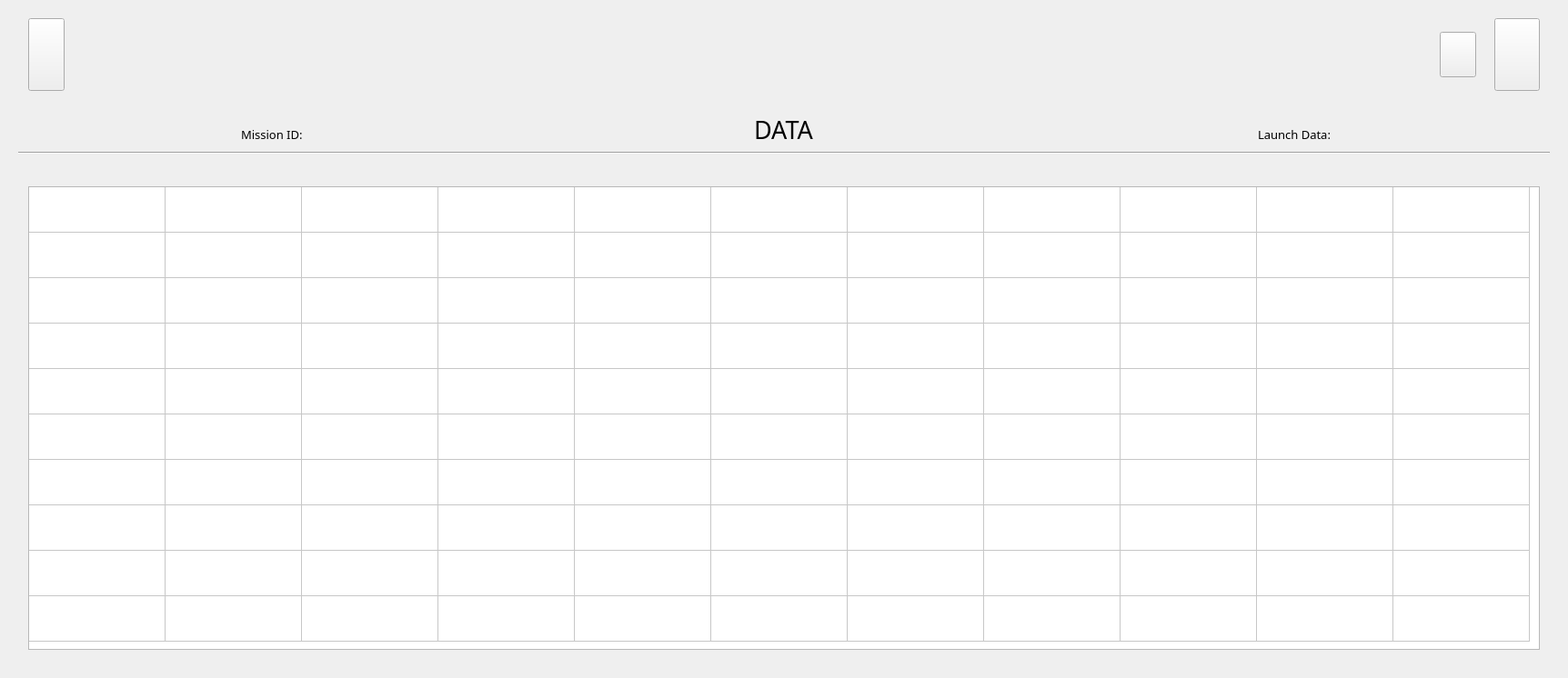
      <widget class="QWidget" name="dataTablePage">
       <layout class="QVBoxLayout" name="verticalLayout_27">
        <item>
         <widget class="QWidget" name="upperContainer_4" native="true">
          <property name="sizePolicy">
           <sizepolicy hsizetype="Preferred" vsizetype="Minimum">
            <horstretch>0</horstretch>
            <verstretch>0</verstretch>
           </sizepolicy>
          </property>
          <property name="maximumSize">
           <size>
            <width>16777215</width>
            <height>200</height>
           </size>
          </property>
          <layout class="QHBoxLayout" name="horizontalLayout_21">
           <property name="spacing">
            <number>0</number>
           </property>
           <property name="leftMargin">
            <number>0</number>
           </property>
           <property name="topMargin">
            <number>0</number>
           </property>
           <property name="rightMargin">
            <number>0</number>
           </property>
           <property name="bottomMargin">
            <number>0</number>
           </property>
           <item alignment="Qt::AlignLeft">
            <widget class="QWidget" name="leftSubContainer_4" native="true">
             <layout class="QHBoxLayout" name="horizontalLayout_22">
              <property name="spacing">
               <number>10</number>
              </property>
              <property name="leftMargin">
               <number>20</number>
              </property>
              <property name="rightMargin">
               <number>20</number>
              </property>
              <item>
               <widget class="QPushButton" name="returnBtn_3">
                <property name="maximumSize">
                 <size>
                  <width>100</width>
                  <height>100</height>
                 </size>
                </property>
                <property name="text">
                 <string/>
                </property>
                <property name="icon">
                 <iconset resource="assets/resources.qrc">
                  <normaloff>:/icons/icons/yellow_pack/arrow-left-circle.svg</normaloff>:/icons/icons/yellow_pack/arrow-left-circle.svg</iconset>
                </property>
                <property name="iconSize">
                 <size>
                  <width>50</width>
                  <height>50</height>
                 </size>
                </property>
               </widget>
              </item>
             </layout>
            </widget>
           </item>
           <item alignment="Qt::AlignHCenter">
            <widget class="QWidget" name="midSubContainer_4" native="true">
             <layout class="QHBoxLayout" name="horizontalLayout_23">
              <item>
               <widget class="QLabel" name="superclusterLogo_4">
                <property name="minimumSize">
                 <size>
                  <width>110</width>
                  <height>80</height>
                 </size>
                </property>
                <property name="maximumSize">
                 <size>
                  <width>110</width>
                  <height>80</height>
                 </size>
                </property>
                <property name="text">
                 <string/>
                </property>
                <property name="pixmap">
                 <pixmap resource="assets/resources.qrc">:/pixmap/icons/logo/logo_3.png</pixmap>
                </property>
                <property name="scaledContents">
                 <bool>true</bool>
                </property>
                <property name="alignment">
                 <set>Qt::AlignCenter</set>
                </property>
               </widget>
              </item>
             </layout>
            </widget>
           </item>
           <item alignment="Qt::AlignRight">
            <widget class="QWidget" name="rightSubContainer_4" native="true">
             <layout class="QHBoxLayout" name="horizontalLayout_24">
              <property name="spacing">
               <number>20</number>
              </property>
              <property name="leftMargin">
               <number>20</number>
              </property>
              <property name="rightMargin">
               <number>20</number>
              </property>
              <item>
               <widget class="QPushButton" name="settingsBtn_4">
                <property name="minimumSize">
                 <size>
                  <width>0</width>
                  <height>50</height>
                 </size>
                </property>
                <property name="maximumSize">
                 <size>
                  <width>50</width>
                  <height>50</height>
                 </size>
                </property>
                <property name="styleSheet">
                 <string notr="true"/>
                </property>
                <property name="text">
                 <string/>
                </property>
                <property name="icon">
                 <iconset resource="assets/resources.qrc">
                  <normaloff>:/icons/icons/yellow_pack/settings.svg</normaloff>:/icons/icons/yellow_pack/settings.svg</iconset>
                </property>
                <property name="iconSize">
                 <size>
                  <width>50</width>
                  <height>50</height>
                 </size>
                </property>
               </widget>
              </item>
              <item>
               <widget class="QPushButton" name="infoBtn_4">
                <property name="minimumSize">
                 <size>
                  <width>50</width>
                  <height>50</height>
                 </size>
                </property>
                <property name="maximumSize">
                 <size>
                  <width>100</width>
                  <height>100</height>
                 </size>
                </property>
                <property name="styleSheet">
                 <string notr="true"/>
                </property>
                <property name="text">
                 <string/>
                </property>
                <property name="icon">
                 <iconset resource="assets/resources.qrc">
                  <normaloff>:/icons/icons/yellow_pack/info.svg</normaloff>:/icons/icons/yellow_pack/info.svg</iconset>
                </property>
                <property name="iconSize">
                 <size>
                  <width>50</width>
                  <height>50</height>
                 </size>
                </property>
               </widget>
              </item>
             </layout>
            </widget>
           </item>
          </layout>
         </widget>
        </item>
        <item>
         <widget class="QWidget" name="archiveDataLabel_2" native="true">
          <layout class="QVBoxLayout" name="verticalLayout_41">
           <item>
            <widget class="QWidget" name="widget_26" native="true">
             <property name="layoutDirection">
              <enum>Qt::LeftToRight</enum>
             </property>
             <layout class="QHBoxLayout" name="horizontalLayout_26">
              <property name="spacing">
               <number>0</number>
              </property>
              <property name="leftMargin">
               <number>0</number>
              </property>
              <property name="topMargin">
               <number>0</number>
              </property>
              <property name="rightMargin">
               <number>0</number>
              </property>
              <property name="bottomMargin">
               <number>0</number>
              </property>
              <item>
               <widget class="QWidget" name="widget_27" native="true">
                <layout class="QVBoxLayout" name="verticalLayout_42">
                 <property name="spacing">
                  <number>0</number>
                 </property>
                 <property name="leftMargin">
                  <number>0</number>
                 </property>
                 <property name="topMargin">
                  <number>10</number>
                 </property>
                 <property name="rightMargin">
                  <number>0</number>
                 </property>
                 <property name="bottomMargin">
                  <number>0</number>
                 </property>
                 <item alignment="Qt::AlignHCenter">
                  <widget class="QLabel" name="label_13">
                   <property name="font">
                    <font>
                     <family>Inria Sans</family>
                     <pointsize>10</pointsize>
                     <weight>50</weight>
                     <bold>false</bold>
                    </font>
                   </property>
                   <property name="text">
                    <string>Mission ID: &lt;nr&gt;</string>
                   </property>
                  </widget>
                 </item>
                </layout>
               </widget>
              </item>
              <item>
               <widget class="QWidget" name="widget_28" native="true">
                <layout class="QVBoxLayout" name="verticalLayout_43">
                 <property name="spacing">
                  <number>0</number>
                 </property>
                 <property name="leftMargin">
                  <number>0</number>
                 </property>
                 <property name="topMargin">
                  <number>0</number>
                 </property>
                 <property name="rightMargin">
                  <number>0</number>
                 </property>
                 <property name="bottomMargin">
                  <number>0</number>
                 </property>
                 <item alignment="Qt::AlignHCenter">
                  <widget class="QLabel" name="label_14">
                   <property name="font">
                    <font>
                     <family>Inria Sans</family>
                     <pointsize>20</pointsize>
                     <weight>50</weight>
                     <bold>false</bold>
                    </font>
                   </property>
                   <property name="text">
                    <string>DATA</string>
                   </property>
                  </widget>
                 </item>
                </layout>
               </widget>
              </item>
              <item>
               <widget class="QWidget" name="widget_29" native="true">
                <layout class="QVBoxLayout" name="verticalLayout_44">
                 <property name="spacing">
                  <number>0</number>
                 </property>
                 <property name="leftMargin">
                  <number>0</number>
                 </property>
                 <property name="topMargin">
                  <number>10</number>
                 </property>
                 <property name="rightMargin">
                  <number>0</number>
                 </property>
                 <property name="bottomMargin">
                  <number>0</number>
                 </property>
                 <item alignment="Qt::AlignHCenter">
                  <widget class="QLabel" name="label_15">
                   <property name="font">
                    <font>
                     <family>Inria Sans</family>
                     <pointsize>10</pointsize>
                     <weight>50</weight>
                     <bold>false</bold>
                    </font>
                   </property>
                   <property name="text">
                    <string>Launch Data: &lt;data&gt;</string>
                   </property>
                  </widget>
                 </item>
                </layout>
               </widget>
              </item>
             </layout>
            </widget>
           </item>
           <item>
            <widget class="QWidget" name="widget_30" native="true">
             <layout class="QVBoxLayout" name="verticalLayout_45">
              <property name="spacing">
               <number>0</number>
              </property>
              <property name="leftMargin">
               <number>0</number>
              </property>
              <property name="topMargin">
               <number>0</number>
              </property>
              <property name="rightMargin">
               <number>0</number>
              </property>
              <property name="bottomMargin">
               <number>0</number>
              </property>
              <item>
               <widget class="Line" name="line_5">
                <property name="orientation">
                 <enum>Qt::Horizontal</enum>
                </property>
               </widget>
              </item>
             </layout>
            </widget>
           </item>
          </layout>
         </widget>
        </item>
        <item alignment="Qt::AlignHCenter">
         <widget class="QWidget" name="mainContainer_3" native="true">
          <property name="sizePolicy">
           <sizepolicy hsizetype="Maximum" vsizetype="Expanding">
            <horstretch>0</horstretch>
            <verstretch>0</verstretch>
           </sizepolicy>
          </property>
          <layout class="QVBoxLayout" name="verticalLayout_46">
           <property name="spacing">
            <number>0</number>
           </property>
           <property name="leftMargin">
            <number>20</number>
           </property>
           <property name="topMargin">
            <number>20</number>
           </property>
           <property name="rightMargin">
            <number>20</number>
           </property>
           <property name="bottomMargin">
            <number>20</number>
           </property>
           <item alignment="Qt::AlignLeft">
            <widget class="QTableWidget" name="tableWidget">
             <property name="sizePolicy">
              <sizepolicy hsizetype="Expanding" vsizetype="Preferred">
               <horstretch>0</horstretch>
               <verstretch>0</verstretch>
              </sizepolicy>
             </property>
             <property name="font">
              <font>
               <family>Inria Sans</family>
               <pointsize>9</pointsize>
               <weight>50</weight>
               <bold>false</bold>
              </font>
             </property>
             <property name="styleSheet">
              <string notr="true">QScrollBar:vertical {
            border: 0px solid #999999;
            background: white;
            width: 10 px; 
            margin: 0px 0px 0px 0px;
        }

        QScrollBar::handle:vertical {         
       
            min-height: 0px;
          	border: 0px solid red;
			border-radius: 4px;
			background-color: rgb(151, 151, 151);
        }

        QScrollBar::add-line:vertical {       
            height: 2px;
            subcontrol-position: bottom;
            subcontrol-origin: margin;
        }

QScrollBar:horizontal {
            border: 0px solid #999999;
            background:white;   
			height:8px; 
            margin: 0px 0px 0px 0px;
        }

        QScrollBar::handle:horizontal {         
       
            min-height: 0px;
          	border: 0px solid red;
			border-radius: 4px;
			background-color: rgb(151, 151, 151);
        }



*{selection-background-color: rgb(250, 184, 96);}




</string>
             </property>
             <property name="verticalScrollBarPolicy">
              <enum>Qt::ScrollBarAsNeeded</enum>
             </property>
             <property name="horizontalScrollBarPolicy">
              <enum>Qt::ScrollBarAsNeeded</enum>
             </property>
             <property name="sizeAdjustPolicy">
              <enum>QAbstractScrollArea::AdjustToContents</enum>
             </property>
             <property name="autoScroll">
              <bool>true</bool>
             </property>
             <property name="verticalScrollMode">
              <enum>QAbstractItemView::ScrollPerPixel</enum>
             </property>
             <property name="horizontalScrollMode">
              <enum>QAbstractItemView::ScrollPerPixel</enum>
             </property>
             <property name="showGrid">
              <bool>true</bool>
             </property>
             <property name="sortingEnabled">
              <bool>true</bool>
             </property>
             <property name="wordWrap">
              <bool>true</bool>
             </property>
             <property name="cornerButtonEnabled">
              <bool>true</bool>
             </property>
             <property name="rowCount">
              <number>10</number>
             </property>
             <property name="columnCount">
              <number>11</number>
             </property>
             <attribute name="horizontalHeaderVisible">
              <bool>false</bool>
             </attribute>
             <attribute name="horizontalHeaderCascadingSectionResizes">
              <bool>true</bool>
             </attribute>
             <attribute name="horizontalHeaderMinimumSectionSize">
              <number>50</number>
             </attribute>
             <attribute name="horizontalHeaderDefaultSectionSize">
              <number>150</number>
             </attribute>
             <attribute name="horizontalHeaderShowSortIndicator" stdset="0">
              <bool>true</bool>
             </attribute>
             <attribute name="verticalHeaderVisible">
              <bool>false</bool>
             </attribute>
             <attribute name="verticalHeaderCascadingSectionResizes">
              <bool>false</bool>
             </attribute>
             <attribute name="verticalHeaderMinimumSectionSize">
              <number>50</number>
             </attribute>
             <attribute name="verticalHeaderDefaultSectionSize">
              <number>50</number>
             </attribute>
             <attribute name="verticalHeaderShowSortIndicator" stdset="0">
              <bool>true</bool>
             </attribute>
             <row/>
             <row/>
             <row/>
             <row/>
             <row/>
             <row/>
             <row/>
             <row/>
             <row/>
             <row/>
             <column>
              <property name="text">
               <string>Mission time [s]</string>
              </property>
             </column>
             <column>
              <property name="text">
               <string>Pressure [hPa]</string>
              </property>
             </column>
             <column>
              <property name="text">
               <string>Temperature [deg C]</string>
              </property>
             </column>
             <column>
              <property name="text">
               <string>Sattelite number [-]</string>
              </property>
             </column>
             <column>
              <property name="text">
               <string>Latitude [deg]</string>
              </property>
             </column>
             <column>
              <property name="text">
               <string>Longitude [deg]</string>
              </property>
             </column>
             <column>
              <property name="text">
               <string>Speed [km/h]</string>
              </property>
             </column>
             <column>
              <property name="text">
               <string>Height [m]</string>
              </property>
             </column>
             <column>
              <property name="text">
               <string>Track [deg]</string>
              </property>
             </column>
             <column>
              <property name="text">
               <string>Battery voltage [V]</string>
              </property>
             </column>
             <column>
              <property name="text">
               <string>Current Use [A]</string>
              </property>
             </column>
            </widget>
           </item>
          </layout>
         </widget>
        </item>
       </layout>
      </widget>
